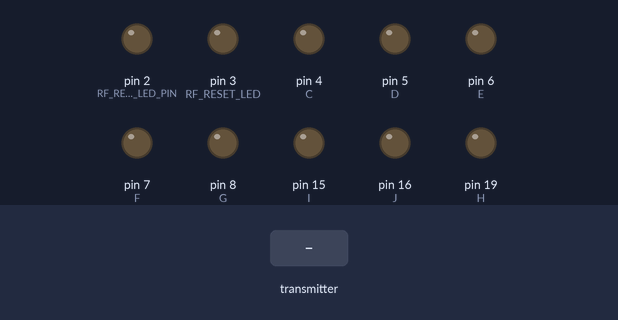
The sketch below on a simulated Arduino Nano, built with avr-gcc and run on an emulated ATmega328P. Parts: output pins drawn as LEDs (lit = HIGH). The inputs (shaded band) are chosen by the test bench. No radio packets arrive unless stated; pins used as bus, display or sensor lines are not drawn.

Above: at 1.2 s.
1.3 s: the transmitter starts sending c1 = 64
At 1.6 s:
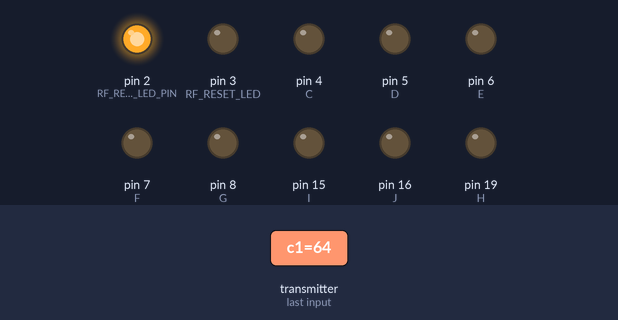
4.3 s: the transmitter starts sending c2 = 64
At 5.1 s:
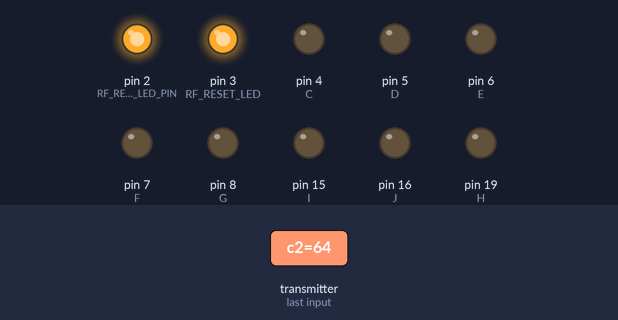
7.3 s: the transmitter starts sending testConnection = 1
At 8.5 s:
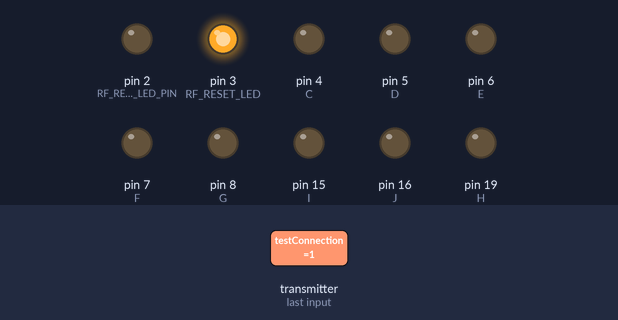
8.8 s: the transmitter starts sending testConnection = 0
At 9.7 s:
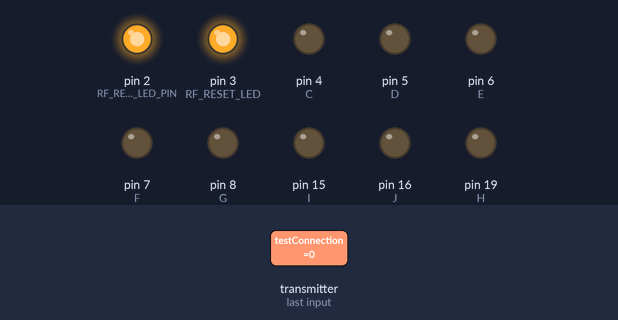
11.8 s: the transmitter starts sending c3 = 64
At 13.2 s:
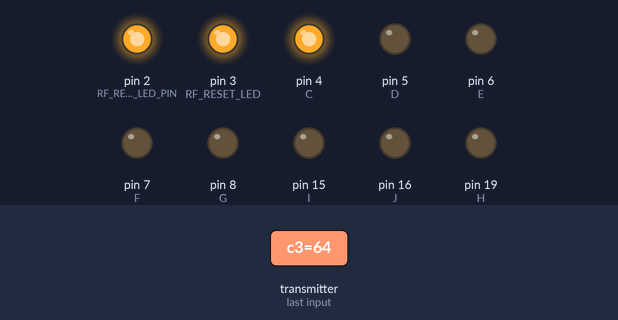
14.8 s: the transmitter starts sending c4 = 0
Timing chart, 0 to 18.8 s (numbered marks = the images above; inputs shaded):
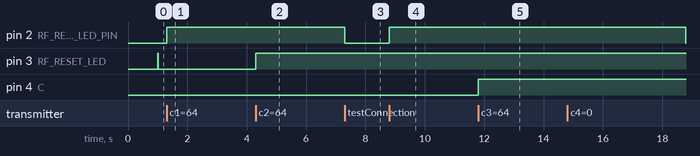

Measured:
- after the input at 1.3 s, pin 2 (RF_RECIEVE_LED_PIN): LOW → HIGH at once; pin 3 (RF_RESET_LED): stops changing and stays LOW
- after the input at 4.3 s, pin 3 (RF_RESET_LED): LOW → HIGH at once
- after the input at 7.3 s, pin 2 (RF_RECIEVE_LED_PIN): HIGH → LOW at once
- after the input at 8.8 s, pin 2 (RF_RECIEVE_LED_PIN): LOW → HIGH at once
- after the input at 11.8 s, pin 4 (C): LOW → HIGH at once
- after the input at 14.8 s, pin 2 (RF_RECIEVE_LED_PIN): HIGH → LOW after 4.0 s

The sketch:

RFCostumeReciever.ino
```cpp
#include <SPI.h>
#include <RF24_config.h>
#include <RF24.h>
#include <printf.h>
#include <nRF24L01.h>

int A = 2;
int B = 3;
int C = 4;
int D = 5;
int E = 6;
int F = 7;
int G = 8;
int H = 19;
int I = 15;
int J = 16;

byte addresses[] = { 111111,222222 };
RF24 radio(9, 10);

int recieverAddress = 0;
byte responseData = 0;

#define RF_RECIEVE_LED_PIN 2
#define RF_RESET_LED 3

long _inLoopTime;
long _latestRecieveTime = millis();
const long _maxLatestRecieveTime = 1000;

struct channelsData {
	boolean testConnection;
	byte c1;
	byte c2;
	byte c3;
	byte c4;
	byte c5;
	byte c6;
	byte c7;
	byte c8;
	byte c9;
	byte c10;
};

channelsData currentData;

void setup()
{
	Serial.begin(115200);
	radioInit();

	pinMode(A, OUTPUT);
	pinMode(B, OUTPUT);
	pinMode(C, OUTPUT);
	pinMode(D, OUTPUT);
	pinMode(E, OUTPUT);
	pinMode(F, OUTPUT);
	pinMode(G, OUTPUT);
	pinMode(H, OUTPUT);
	pinMode(I, OUTPUT);
	pinMode(J, OUTPUT);

	pinMode(RF_RECIEVE_LED_PIN, OUTPUT);
	pinMode(RF_RESET_LED, OUTPUT);
}

void loop()
{
	if (radio.available()) {
		_inLoopTime = millis();
		while (radio.available()) {
			digitalWrite(RF_RECIEVE_LED_PIN, HIGH);
			radio.read(&currentData, sizeof(currentData));
			radio.writeAckPayload(1, &responseData, 1);
			if (millis() - _inLoopTime > _maxLatestRecieveTime) {
				restartRadio();
			}
			digitalWrite(RF_RECIEVE_LED_PIN, LOW);
		}
		_latestRecieveTime = millis();
	}

	if (millis() - _latestRecieveTime >= _maxLatestRecieveTime) {
		restartRadio();
		_latestRecieveTime = millis();
	}

	if (currentData.testConnection == false) {
		digitalWrite(A, currentData.c1);  // Pin 2
		digitalWrite(B, currentData.c2);  // Pin 3
		digitalWrite(C, currentData.c3);  // Pin 4
		digitalWrite(D, currentData.c4);  // Pin 5
		digitalWrite(E, currentData.c5);  // Pin 6
		digitalWrite(F, currentData.c6);  // Pin 7
		digitalWrite(G, currentData.c7);  // Pin 8
		digitalWrite(H, currentData.c8);  // Pin 9
		digitalWrite(I, currentData.c9);
		digitalWrite(J, currentData.c10);
	}
}

void radioInit() {
	pinMode(9, OUTPUT);
	digitalWrite(9, HIGH);
	pinMode(10, OUTPUT);
	digitalWrite(10, HIGH);
	radio.begin();
	delay(10);
	radio.setPALevel(RF24_PA_HIGH);
	radio.enableAckPayload();
	radio.enableDynamicPayloads();
	radio.openReadingPipe(1, addresses[recieverAddress]);
	radio.startListening();
	radio.writeAckPayload(1, &responseData, sizeof(responseData));
}

void restartRadio() {
	//Serial.println("st");
	digitalWrite(RF_RESET_LED, HIGH);
	radio.powerDown();
	radioInit();
	radio.powerUp();
	//Serial.println("end");
	digitalWrite(RF_RESET_LED, LOW);
}
```
